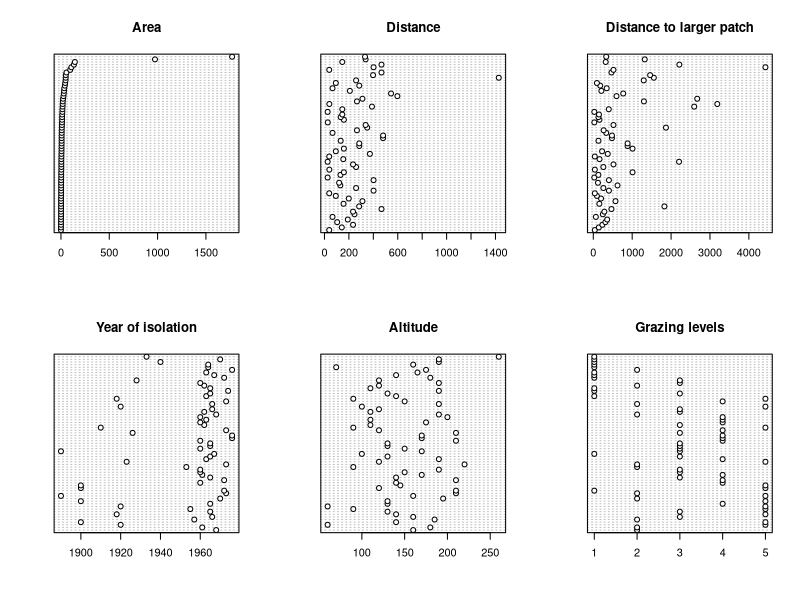
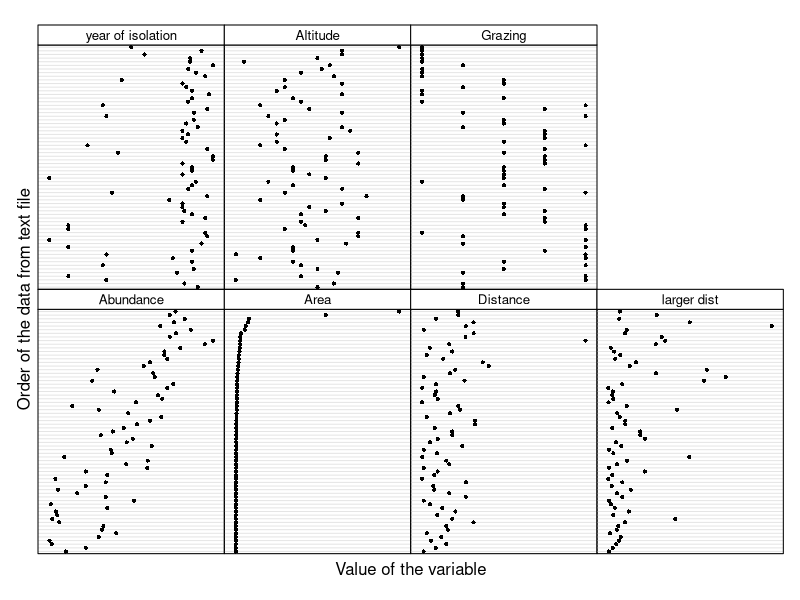
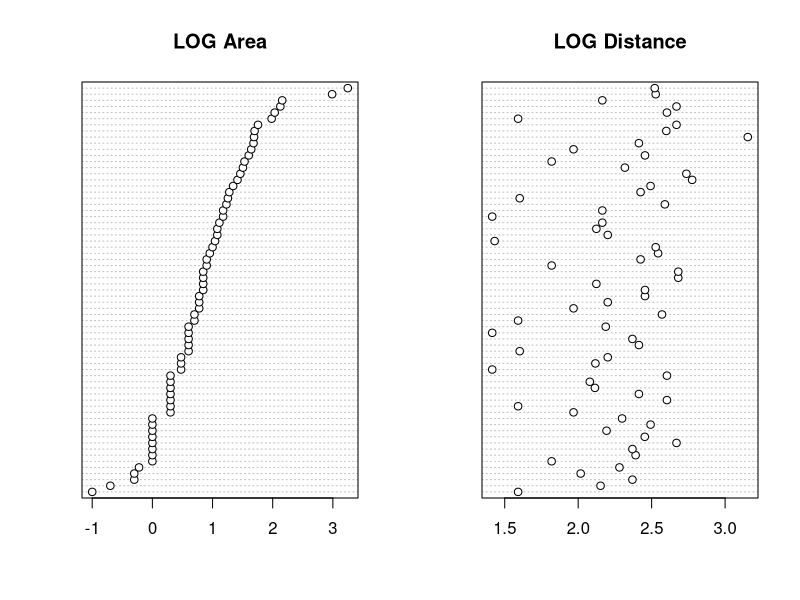
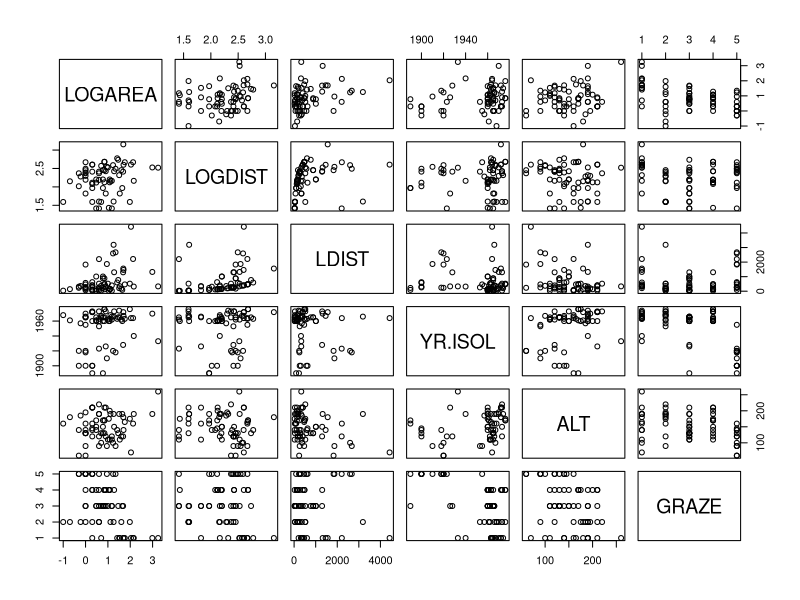
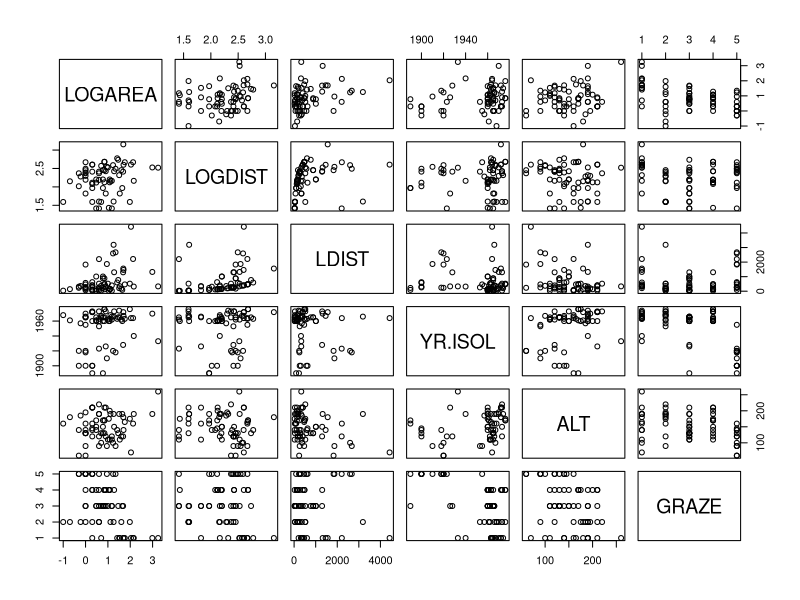
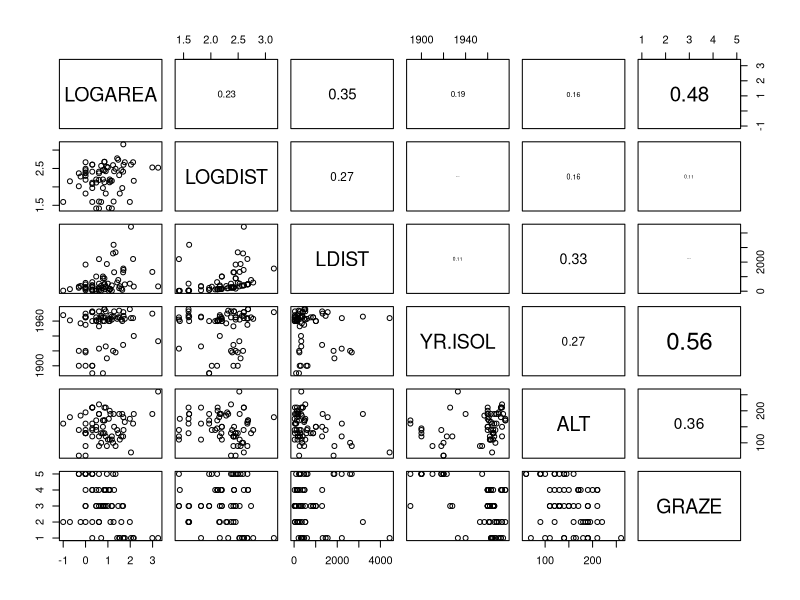
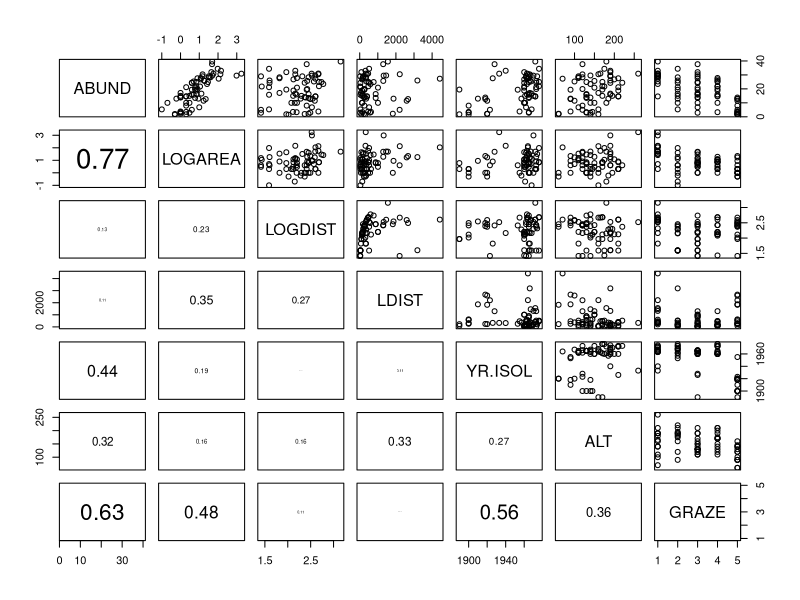
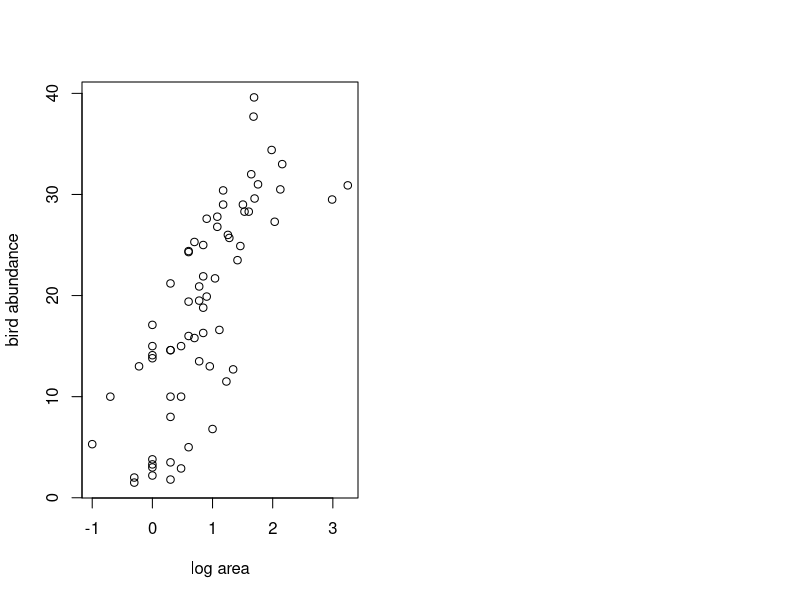

Write the R code that produced these figures, in order.
## ---- chunk 1
knitr::opts_chunk$set(echo=TRUE, message = FALSE, warning = FALSE, eval = FALSE, cache = FALSE)
SOLUTIONS <- FALSE
## ---- chunk 2
loyn <- read.table("./data/loyn.txt", header = TRUE, 
                   stringsAsFactors = TRUE)
str(loyn)

# 67 observations and 8 variables (from str())

summary(loyn)

# GRAZE is coded as numeric (i.e. 1,2,3,5)

# create a new factor variable variable FGRAZE which is a factor of GRAZE
loyn$FGRAZE <- factor(loyn$GRAZE)
## ---- chunk 3
table(loyn$FGRAZE)

# or use xtabs function
xtabs(~ FGRAZE, data = loyn)
## ---- chunk 4
# mean abundance of birds for each level of FGRAZE
tapply(loyn$ABUND, loyn$FGRAZE, mean, na.rm = TRUE)

# variance in the abundance of birds for each level of FGRAZE
tapply(loyn$ABUND, loyn$FGRAZE, var, na.rm = TRUE)

# OR use the summary function
tapply(loyn$ABUND, loyn$FGRAZE, summary, na.rm = TRUE)
## ---- chunk 5
# first split the plotting device into 2 rows
# and 3 columns
par(mfrow = c(2,3))

# now produce the plots
dotchart(loyn$AREA, main = "Area")
dotchart(loyn$DIST, main = "Distance")
dotchart(loyn$LDIST, main = "Distance to larger patch")
dotchart(loyn$YR.ISOL, main = "Year of isolation")
dotchart(loyn$ALT, main = "Altitude")
dotchart(loyn$GRAZE, main = "Grazing levels")
## ---- chunk 6
# A fancier version of a dotplot - just for fun!
Z <- cbind(loyn$ABUND, loyn$AREA, loyn$DIST,
           loyn$LDIST,loyn$YR.ISOL,loyn$ALT,
           loyn$GRAZE)

colnames(Z) <- c("Abundance", "Area","Distance",
                 "larger dist","year of isolation",
                 "Altitude", "Grazing")
                 
library(lattice)
dotplot(as.matrix(Z),
      groups=FALSE,
      strip = strip.custom(bg = 'white',
            par.strip.text = list(cex = 0.8)),
        scales = list(x = list(relation = "free"),
                      y = list(relation = "free"),
                      draw = FALSE),
        col=1, cex  =0.5, pch = 16,
        xlab = "Value of the variable",
        ylab = "Order of the data from text file")
## ---- chunk 7
# There appears to be two unusually large forest patches compared to the rest
# Also one potentially large distance in DIST
# One option would be to log10 transform AREA, DIST 
# log base 10 transform variables 

loyn$LOGAREA <- log10(loyn$AREA)
loyn$LOGDIST <- log10(loyn$DIST)

# check the dataframe
str(loyn)

# first split the plotting device into 2 rows
# and 3 columns
par(mfrow = c(1,2))

# now plot the transformed variables
dotchart(loyn$LOGAREA, main = "LOG Area")
dotchart(loyn$LOGDIST, main = "LOG Distance")
## ---- chunk 8
# Vanilla pairs plot

pairs(loyn[,c("LOGAREA", "LOGDIST", "LDIST",
               "YR.ISOL", "ALT", "GRAZE")])

# or first create a new dataframe and then use this 
# data frame with the pairs function

explan_vars <- loyn[,c("LOGAREA", "LOGDIST", "LDIST",
               "YR.ISOL", "ALT", "GRAZE")]
pairs(explan_vars)
## ---- chunk 9
# And with correlations in the upper panel

# first need to define the panel.cor function
panel.cor <- function(x, y, digits = 2, prefix = "", cex.cor, ...){
    usr <- par("usr"); on.exit(par(usr))
    par(usr = c(0, 1, 0, 1))
    r <- abs(cor(x, y))
    txt <- format(c(r, 0.123456789), digits = digits)[1]
    txt <- paste0(prefix, txt)
    if(missing(cex.cor)) cex.cor <- 0.8/strwidth(txt)
    text(0.5, 0.5, txt, cex = cex.cor * r)
}

# then use the panel.cor function when we use pairs
pairs(loyn[,c("LOGAREA","LOGDIST", "LDIST",
               "YR.ISOL","ALT","GRAZE")],
      upper.panel = panel.cor)
## ---- chunk 10
pairs(loyn[,c("ABUND","LOGAREA","LOGDIST", "LDIST",
    	"YR.ISOL","ALT","GRAZE")],
      	lower.panel = panel.cor)
## ---- chunk 11
plot(loyn$LOGAREA, loyn$ABUND, xlab = "log area", ylab = "bird abundance")
## ---- chunk 12
# Interaction between LOGAREA and FGRAZE? 
# Do the slopes look similar or different? 
coplot(ABUND ~ LOGAREA | FGRAZE, data = loyn)
## ---- chunk 13
# Fancier version of the above plot 
# with a line of best fit included just for fun
coplot(ABUND ~ LOGAREA | FGRAZE,
      data = loyn,
        panel = function(x, y, ...) {
         tmp <- lm(y ~ x, na.action = na.omit)
         abline(tmp)
         points(x, y) })
